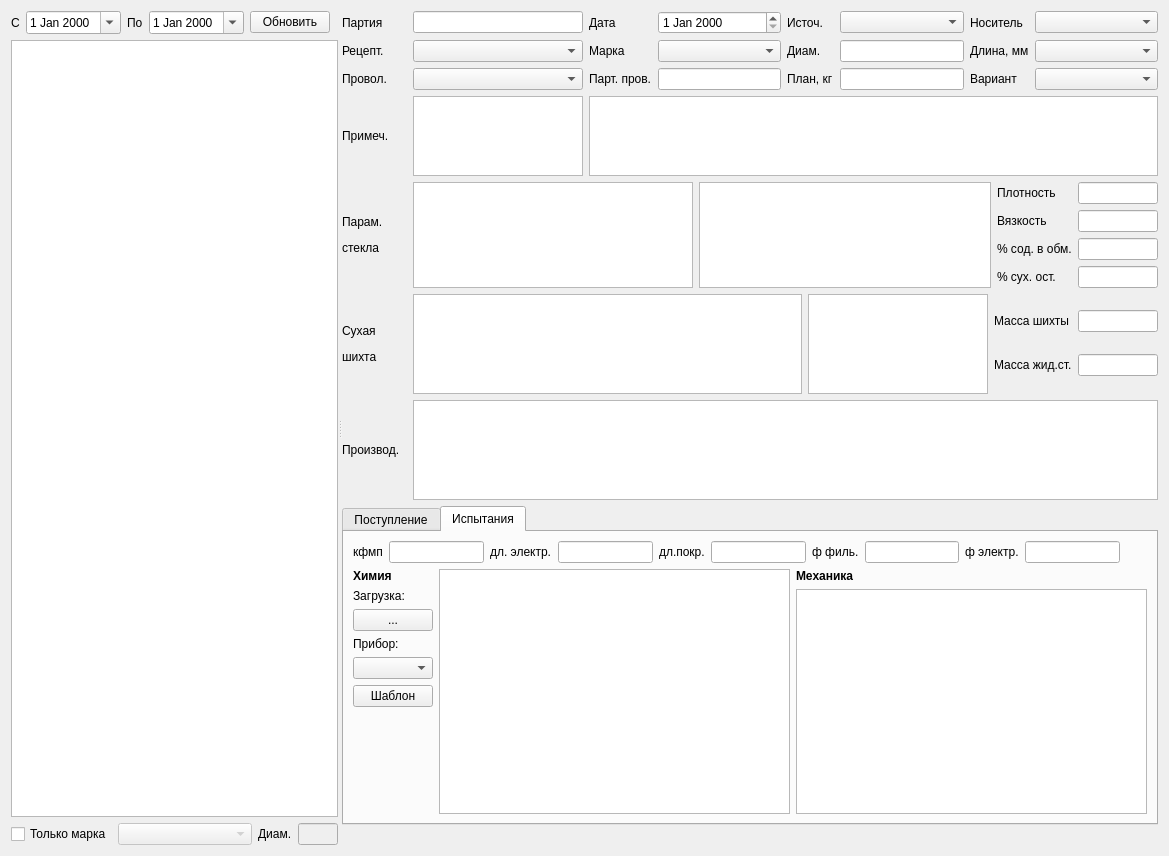
<?xml version="1.0" encoding="UTF-8"?>
<ui version="4.0">
 <class>FormPart</class>
 <widget class="QWidget" name="FormPart">
  <property name="geometry">
   <rect>
    <x>0</x>
    <y>0</y>
    <width>1169</width>
    <height>856</height>
   </rect>
  </property>
  <property name="windowTitle">
   <string>Form</string>
  </property>
  <layout class="QHBoxLayout" name="horizontalLayout_10">
   <item>
    <widget class="QSplitter" name="splitter">
     <property name="orientation">
      <enum>Qt::Orientation::Horizontal</enum>
     </property>
     <widget class="QWidget" name="layoutWidget1">
      <layout class="QVBoxLayout" name="verticalLayout">
       <item>
        <layout class="QHBoxLayout" name="horizontalLayout">
         <item>
          <widget class="QLabel" name="label">
           <property name="text">
            <string>С</string>
           </property>
          </widget>
         </item>
         <item>
          <widget class="QDateEdit" name="dateEditBeg">
           <property name="calendarPopup">
            <bool>true</bool>
           </property>
          </widget>
         </item>
         <item>
          <widget class="QLabel" name="label_2">
           <property name="text">
            <string>По</string>
           </property>
          </widget>
         </item>
         <item>
          <widget class="QDateEdit" name="dateEditEnd">
           <property name="calendarPopup">
            <bool>true</bool>
           </property>
          </widget>
         </item>
         <item>
          <widget class="QPushButton" name="pushButtonUpd">
           <property name="text">
            <string>Обновить</string>
           </property>
          </widget>
         </item>
         <item>
          <spacer name="horizontalSpacer">
           <property name="orientation">
            <enum>Qt::Orientation::Horizontal</enum>
           </property>
           <property name="sizeHint" stdset="0">
            <size>
             <width>40</width>
             <height>20</height>
            </size>
           </property>
          </spacer>
         </item>
        </layout>
       </item>
       <item>
        <widget class="RestTableView" name="tableViewPart"/>
       </item>
       <item>
        <layout class="QHBoxLayout" name="horizontalLayout_2">
         <item>
          <widget class="QCheckBox" name="checkBoxOnly">
           <property name="sizePolicy">
            <sizepolicy hsizetype="Maximum" vsizetype="Fixed">
             <horstretch>0</horstretch>
             <verstretch>0</verstretch>
            </sizepolicy>
           </property>
           <property name="text">
            <string>Только марка</string>
           </property>
          </widget>
         </item>
         <item>
          <widget class="RestComboBox" name="comboBoxOnly">
           <property name="enabled">
            <bool>false</bool>
           </property>
          </widget>
         </item>
         <item>
          <widget class="QLabel" name="label_3">
           <property name="sizePolicy">
            <sizepolicy hsizetype="Maximum" vsizetype="Preferred">
             <horstretch>0</horstretch>
             <verstretch>0</verstretch>
            </sizepolicy>
           </property>
           <property name="text">
            <string>Диам.</string>
           </property>
          </widget>
         </item>
         <item>
          <widget class="QLineEdit" name="lineEditDiamOnly">
           <property name="enabled">
            <bool>false</bool>
           </property>
           <property name="maximumSize">
            <size>
             <width>40</width>
             <height>16777215</height>
            </size>
           </property>
          </widget>
         </item>
        </layout>
       </item>
      </layout>
     </widget>
     <widget class="QWidget" name="layoutWidget">
      <layout class="QVBoxLayout" name="verticalLayout_2">
       <item>
        <layout class="QGridLayout" name="gridLayout">
         <item row="0" column="7">
          <widget class="RestComboBox" name="comboBoxPack">
           <property name="sizePolicy">
            <sizepolicy hsizetype="Expanding" vsizetype="Fixed">
             <horstretch>0</horstretch>
             <verstretch>0</verstretch>
            </sizepolicy>
           </property>
          </widget>
         </item>
         <item row="1" column="1">
          <widget class="RestComboBox" name="comboBoxRcp"/>
         </item>
         <item row="2" column="7">
          <widget class="RestComboBox" name="comboBoxVar">
           <property name="sizePolicy">
            <sizepolicy hsizetype="Expanding" vsizetype="Fixed">
             <horstretch>0</horstretch>
             <verstretch>0</verstretch>
            </sizepolicy>
           </property>
          </widget>
         </item>
         <item row="3" column="1">
          <widget class="QPlainTextEdit" name="plainTextEditNote">
           <property name="sizePolicy">
            <sizepolicy hsizetype="Maximum" vsizetype="Expanding">
             <horstretch>0</horstretch>
             <verstretch>0</verstretch>
            </sizepolicy>
           </property>
           <property name="maximumSize">
            <size>
             <width>170</width>
             <height>80</height>
            </size>
           </property>
          </widget>
         </item>
         <item row="0" column="5">
          <widget class="RestComboBox" name="comboBoxSrc"/>
         </item>
         <item row="1" column="7">
          <widget class="RestComboBox" name="comboBoxLen">
           <property name="sizePolicy">
            <sizepolicy hsizetype="Expanding" vsizetype="Fixed">
             <horstretch>0</horstretch>
             <verstretch>0</verstretch>
            </sizepolicy>
           </property>
          </widget>
         </item>
         <item row="2" column="6">
          <widget class="QLabel" name="label_15">
           <property name="text">
            <string>Вариант</string>
           </property>
          </widget>
         </item>
         <item row="1" column="4">
          <widget class="QLabel" name="label_11">
           <property name="text">
            <string>Диам.</string>
           </property>
          </widget>
         </item>
         <item row="3" column="0">
          <widget class="QLabel" name="label_16">
           <property name="minimumSize">
            <size>
             <width>65</width>
             <height>0</height>
            </size>
           </property>
           <property name="maximumSize">
            <size>
             <width>65</width>
             <height>16777215</height>
            </size>
           </property>
           <property name="text">
            <string>Примеч.</string>
           </property>
          </widget>
         </item>
         <item row="0" column="2">
          <widget class="QLabel" name="label_7">
           <property name="text">
            <string>Дата</string>
           </property>
          </widget>
         </item>
         <item row="1" column="3">
          <widget class="RestComboBox" name="comboBoxMark"/>
         </item>
         <item row="0" column="3">
          <widget class="RestDateEdit" name="dateEditPart"/>
         </item>
         <item row="0" column="6">
          <widget class="QLabel" name="label_13">
           <property name="text">
            <string>Носитель</string>
           </property>
          </widget>
         </item>
         <item row="2" column="1">
          <widget class="RestComboBox" name="comboBoxWire"/>
         </item>
         <item row="1" column="6">
          <widget class="QLabel" name="label_14">
           <property name="text">
            <string>Длина, мм</string>
           </property>
          </widget>
         </item>
         <item row="2" column="3">
          <widget class="QLineEdit" name="lineEditpartWire"/>
         </item>
         <item row="0" column="1">
          <widget class="QLineEdit" name="lineEditPart"/>
         </item>
         <item row="1" column="0">
          <widget class="QLabel" name="label_5">
           <property name="minimumSize">
            <size>
             <width>65</width>
             <height>0</height>
            </size>
           </property>
           <property name="maximumSize">
            <size>
             <width>65</width>
             <height>16777215</height>
            </size>
           </property>
           <property name="text">
            <string>Рецепт.</string>
           </property>
          </widget>
         </item>
         <item row="2" column="0">
          <widget class="QLabel" name="label_6">
           <property name="minimumSize">
            <size>
             <width>65</width>
             <height>0</height>
            </size>
           </property>
           <property name="maximumSize">
            <size>
             <width>65</width>
             <height>16777215</height>
            </size>
           </property>
           <property name="text">
            <string>Провол.</string>
           </property>
          </widget>
         </item>
         <item row="1" column="5">
          <widget class="QLineEdit" name="lineEditDiam"/>
         </item>
         <item row="2" column="2">
          <widget class="QLabel" name="label_9">
           <property name="text">
            <string>Парт. пров.</string>
           </property>
          </widget>
         </item>
         <item row="0" column="0">
          <widget class="QLabel" name="label_4">
           <property name="minimumSize">
            <size>
             <width>65</width>
             <height>0</height>
            </size>
           </property>
           <property name="maximumSize">
            <size>
             <width>65</width>
             <height>16777215</height>
            </size>
           </property>
           <property name="text">
            <string>Партия</string>
           </property>
          </widget>
         </item>
         <item row="0" column="4">
          <widget class="QLabel" name="label_10">
           <property name="text">
            <string>Источ.</string>
           </property>
          </widget>
         </item>
         <item row="1" column="2">
          <widget class="QLabel" name="label_8">
           <property name="text">
            <string>Марка</string>
           </property>
          </widget>
         </item>
         <item row="2" column="4">
          <widget class="QLabel" name="label_12">
           <property name="text">
            <string>План, кг</string>
           </property>
          </widget>
         </item>
         <item row="2" column="5">
          <widget class="QLineEdit" name="lineEditPlan"/>
         </item>
         <item row="3" column="2" colspan="6">
          <widget class="RestTableView" name="tableViewGlass">
           <property name="sizePolicy">
            <sizepolicy hsizetype="Expanding" vsizetype="Maximum">
             <horstretch>0</horstretch>
             <verstretch>0</verstretch>
            </sizepolicy>
           </property>
           <property name="maximumSize">
            <size>
             <width>16777215</width>
             <height>80</height>
            </size>
           </property>
          </widget>
         </item>
        </layout>
       </item>
       <item>
        <layout class="QHBoxLayout" name="horizontalLayout_3">
         <item>
          <widget class="QLabel" name="label_17">
           <property name="minimumSize">
            <size>
             <width>65</width>
             <height>0</height>
            </size>
           </property>
           <property name="maximumSize">
            <size>
             <width>65</width>
             <height>16777215</height>
            </size>
           </property>
           <property name="text">
            <string>&lt;html&gt;&lt;head/&gt;&lt;body&gt;&lt;p&gt;Парам.&lt;/p&gt;&lt;p&gt;стекла&lt;/p&gt;&lt;/body&gt;&lt;/html&gt;</string>
           </property>
          </widget>
         </item>
         <item>
          <widget class="RestTableView" name="tableViewGlassData">
           <property name="sizePolicy">
            <sizepolicy hsizetype="Expanding" vsizetype="Maximum">
             <horstretch>0</horstretch>
             <verstretch>0</verstretch>
            </sizepolicy>
           </property>
           <property name="maximumSize">
            <size>
             <width>280</width>
             <height>16777215</height>
            </size>
           </property>
           <attribute name="verticalHeaderVisible">
            <bool>false</bool>
           </attribute>
          </widget>
         </item>
         <item>
          <widget class="RestTableView" name="tableViewGlassPar">
           <property name="sizePolicy">
            <sizepolicy hsizetype="Expanding" vsizetype="Maximum">
             <horstretch>0</horstretch>
             <verstretch>0</verstretch>
            </sizepolicy>
           </property>
           <attribute name="verticalHeaderVisible">
            <bool>false</bool>
           </attribute>
          </widget>
         </item>
         <item>
          <layout class="QGridLayout" name="gridLayout_2">
           <item row="0" column="0">
            <widget class="QLabel" name="label_18">
             <property name="text">
              <string>Плотность</string>
             </property>
            </widget>
           </item>
           <item row="0" column="1">
            <widget class="QLineEdit" name="lineEditPlot">
             <property name="sizePolicy">
              <sizepolicy hsizetype="Maximum" vsizetype="Fixed">
               <horstretch>0</horstretch>
               <verstretch>0</verstretch>
              </sizepolicy>
             </property>
             <property name="maximumSize">
              <size>
               <width>80</width>
               <height>16777215</height>
              </size>
             </property>
            </widget>
           </item>
           <item row="1" column="0">
            <widget class="QLabel" name="label_19">
             <property name="text">
              <string>Вязкость</string>
             </property>
            </widget>
           </item>
           <item row="1" column="1">
            <widget class="QLineEdit" name="lineEditVyaz">
             <property name="sizePolicy">
              <sizepolicy hsizetype="Maximum" vsizetype="Fixed">
               <horstretch>0</horstretch>
               <verstretch>0</verstretch>
              </sizepolicy>
             </property>
             <property name="maximumSize">
              <size>
               <width>80</width>
               <height>16777215</height>
              </size>
             </property>
            </widget>
           </item>
           <item row="2" column="0">
            <widget class="QLabel" name="label_20">
             <property name="text">
              <string>% сод. в обм.</string>
             </property>
            </widget>
           </item>
           <item row="2" column="1">
            <widget class="QLineEdit" name="lineEditObm">
             <property name="sizePolicy">
              <sizepolicy hsizetype="Maximum" vsizetype="Fixed">
               <horstretch>0</horstretch>
               <verstretch>0</verstretch>
              </sizepolicy>
             </property>
             <property name="maximumSize">
              <size>
               <width>80</width>
               <height>16777215</height>
              </size>
             </property>
            </widget>
           </item>
           <item row="3" column="0">
            <widget class="QLabel" name="label_21">
             <property name="text">
              <string>% сух. ост.</string>
             </property>
            </widget>
           </item>
           <item row="3" column="1">
            <widget class="QLineEdit" name="lineEditOst">
             <property name="sizePolicy">
              <sizepolicy hsizetype="Maximum" vsizetype="Fixed">
               <horstretch>0</horstretch>
               <verstretch>0</verstretch>
              </sizepolicy>
             </property>
             <property name="maximumSize">
              <size>
               <width>80</width>
               <height>16777215</height>
              </size>
             </property>
            </widget>
           </item>
          </layout>
         </item>
        </layout>
       </item>
       <item>
        <layout class="QHBoxLayout" name="horizontalLayout_4">
         <item>
          <widget class="QLabel" name="label_22">
           <property name="sizePolicy">
            <sizepolicy hsizetype="Preferred" vsizetype="Maximum">
             <horstretch>0</horstretch>
             <verstretch>0</verstretch>
            </sizepolicy>
           </property>
           <property name="minimumSize">
            <size>
             <width>65</width>
             <height>0</height>
            </size>
           </property>
           <property name="maximumSize">
            <size>
             <width>65</width>
             <height>16777215</height>
            </size>
           </property>
           <property name="text">
            <string>&lt;html&gt;&lt;head/&gt;&lt;body&gt;&lt;p&gt;Сухая&lt;/p&gt;&lt;p&gt;шихта&lt;/p&gt;&lt;/body&gt;&lt;/html&gt;</string>
           </property>
          </widget>
         </item>
         <item>
          <widget class="RestTableView" name="tableViewDoz">
           <property name="sizePolicy">
            <sizepolicy hsizetype="Expanding" vsizetype="Maximum">
             <horstretch>0</horstretch>
             <verstretch>0</verstretch>
            </sizepolicy>
           </property>
           <property name="maximumSize">
            <size>
             <width>16777215</width>
             <height>100</height>
            </size>
           </property>
          </widget>
         </item>
         <item>
          <widget class="RestTableView" name="tableViewDozDef">
           <property name="maximumSize">
            <size>
             <width>180</width>
             <height>100</height>
            </size>
           </property>
          </widget>
         </item>
         <item>
          <layout class="QGridLayout" name="gridLayout_3">
           <item row="0" column="0">
            <widget class="QLabel" name="label_23">
             <property name="sizePolicy">
              <sizepolicy hsizetype="Maximum" vsizetype="Maximum">
               <horstretch>0</horstretch>
               <verstretch>0</verstretch>
              </sizepolicy>
             </property>
             <property name="text">
              <string>Масса шихты</string>
             </property>
            </widget>
           </item>
           <item row="0" column="1">
            <widget class="QLineEdit" name="lineEditMassDry">
             <property name="sizePolicy">
              <sizepolicy hsizetype="Maximum" vsizetype="Fixed">
               <horstretch>0</horstretch>
               <verstretch>0</verstretch>
              </sizepolicy>
             </property>
             <property name="maximumSize">
              <size>
               <width>80</width>
               <height>16777215</height>
              </size>
             </property>
            </widget>
           </item>
           <item row="1" column="0">
            <widget class="QLabel" name="label_24">
             <property name="sizePolicy">
              <sizepolicy hsizetype="Maximum" vsizetype="Maximum">
               <horstretch>0</horstretch>
               <verstretch>0</verstretch>
              </sizepolicy>
             </property>
             <property name="text">
              <string>Масса жид.ст.</string>
             </property>
            </widget>
           </item>
           <item row="1" column="1">
            <widget class="QLineEdit" name="lineEditMassGl">
             <property name="sizePolicy">
              <sizepolicy hsizetype="Maximum" vsizetype="Fixed">
               <horstretch>0</horstretch>
               <verstretch>0</verstretch>
              </sizepolicy>
             </property>
             <property name="maximumSize">
              <size>
               <width>80</width>
               <height>16777215</height>
              </size>
             </property>
            </widget>
           </item>
          </layout>
         </item>
        </layout>
       </item>
       <item>
        <layout class="QHBoxLayout" name="horizontalLayout_5">
         <item>
          <widget class="QLabel" name="label_25">
           <property name="minimumSize">
            <size>
             <width>65</width>
             <height>0</height>
            </size>
           </property>
           <property name="maximumSize">
            <size>
             <width>65</width>
             <height>16777215</height>
            </size>
           </property>
           <property name="text">
            <string>Производ.</string>
           </property>
          </widget>
         </item>
         <item>
          <widget class="RestTableView" name="tableViewPress">
           <property name="sizePolicy">
            <sizepolicy hsizetype="Expanding" vsizetype="Maximum">
             <horstretch>0</horstretch>
             <verstretch>0</verstretch>
            </sizepolicy>
           </property>
           <property name="maximumSize">
            <size>
             <width>16777215</width>
             <height>100</height>
            </size>
           </property>
          </widget>
         </item>
        </layout>
       </item>
       <item>
        <widget class="QTabWidget" name="tabWidget">
         <property name="sizePolicy">
          <sizepolicy hsizetype="Expanding" vsizetype="MinimumExpanding">
           <horstretch>0</horstretch>
           <verstretch>0</verstretch>
          </sizepolicy>
         </property>
         <property name="currentIndex">
          <number>1</number>
         </property>
         <widget class="QWidget" name="tab">
          <attribute name="title">
           <string>Поступление</string>
          </attribute>
          <layout class="QHBoxLayout" name="horizontalLayout_9">
           <item>
            <widget class="QScrollArea" name="scrollArea">
             <property name="widgetResizable">
              <bool>true</bool>
             </property>
             <widget class="QWidget" name="scrollAreaWidgetContents">
              <property name="geometry">
               <rect>
                <x>0</x>
                <y>0</y>
                <width>675</width>
                <height>253</height>
               </rect>
              </property>
              <layout class="QHBoxLayout" name="horizontalLayout_11"/>
             </widget>
            </widget>
           </item>
          </layout>
         </widget>
         <widget class="QWidget" name="tab_2">
          <attribute name="title">
           <string>Испытания</string>
          </attribute>
          <layout class="QVBoxLayout" name="verticalLayout_4">
           <item>
            <layout class="QHBoxLayout" name="horizontalLayout_7">
             <item>
              <widget class="QLabel" name="label_27">
               <property name="text">
                <string>кфмп</string>
               </property>
              </widget>
             </item>
             <item>
              <widget class="QLineEdit" name="lineEditKfmp"/>
             </item>
             <item>
              <widget class="QLabel" name="label_28">
               <property name="text">
                <string>дл. электр.</string>
               </property>
              </widget>
             </item>
             <item>
              <widget class="QLineEdit" name="lineEditDl"/>
             </item>
             <item>
              <widget class="QLabel" name="label_29">
               <property name="text">
                <string>дл.покр.</string>
               </property>
              </widget>
             </item>
             <item>
              <widget class="QLineEdit" name="lineEditPokr"/>
             </item>
             <item>
              <widget class="QLabel" name="label_30">
               <property name="text">
                <string>ф филь.</string>
               </property>
              </widget>
             </item>
             <item>
              <widget class="QLineEdit" name="lineEditFil"/>
             </item>
             <item>
              <widget class="QLabel" name="label_31">
               <property name="text">
                <string>ф электр.</string>
               </property>
              </widget>
             </item>
             <item>
              <widget class="QLineEdit" name="lineEditDel"/>
             </item>
             <item>
              <spacer name="horizontalSpacer_3">
               <property name="orientation">
                <enum>Qt::Orientation::Horizontal</enum>
               </property>
               <property name="sizeHint" stdset="0">
                <size>
                 <width>40</width>
                 <height>20</height>
                </size>
               </property>
              </spacer>
             </item>
            </layout>
           </item>
           <item>
            <layout class="QHBoxLayout" name="horizontalLayout_8">
             <item>
              <layout class="QVBoxLayout" name="verticalLayout_8">
               <property name="sizeConstraint">
                <enum>QLayout::SizeConstraint::SetMinimumSize</enum>
               </property>
               <item>
                <widget class="QLabel" name="label_34">
                 <property name="sizePolicy">
                  <sizepolicy hsizetype="Maximum" vsizetype="Preferred">
                   <horstretch>0</horstretch>
                   <verstretch>0</verstretch>
                  </sizepolicy>
                 </property>
                 <property name="font">
                  <font>
                   <bold>true</bold>
                  </font>
                 </property>
                 <property name="text">
                  <string>Химия</string>
                 </property>
                </widget>
               </item>
               <item>
                <widget class="QLabel" name="label_35">
                 <property name="sizePolicy">
                  <sizepolicy hsizetype="Maximum" vsizetype="Preferred">
                   <horstretch>0</horstretch>
                   <verstretch>0</verstretch>
                  </sizepolicy>
                 </property>
                 <property name="text">
                  <string>Загрузка:</string>
                 </property>
                </widget>
               </item>
               <item>
                <widget class="QPushButton" name="pushButtonChem">
                 <property name="sizePolicy">
                  <sizepolicy hsizetype="Maximum" vsizetype="Fixed">
                   <horstretch>0</horstretch>
                   <verstretch>0</verstretch>
                  </sizepolicy>
                 </property>
                 <property name="maximumSize">
                  <size>
                   <width>100</width>
                   <height>16777215</height>
                  </size>
                 </property>
                 <property name="text">
                  <string>...</string>
                 </property>
                </widget>
               </item>
               <item>
                <widget class="QLabel" name="label_36">
                 <property name="sizePolicy">
                  <sizepolicy hsizetype="Maximum" vsizetype="Preferred">
                   <horstretch>0</horstretch>
                   <verstretch>0</verstretch>
                  </sizepolicy>
                 </property>
                 <property name="text">
                  <string>Прибор:</string>
                 </property>
                </widget>
               </item>
               <item>
                <widget class="RestComboBox" name="comboBoxChemDev">
                 <property name="sizePolicy">
                  <sizepolicy hsizetype="Maximum" vsizetype="Fixed">
                   <horstretch>0</horstretch>
                   <verstretch>0</verstretch>
                  </sizepolicy>
                 </property>
                 <property name="maximumSize">
                  <size>
                   <width>100</width>
                   <height>16777215</height>
                  </size>
                 </property>
                </widget>
               </item>
               <item>
                <widget class="QPushButton" name="pushButtonSamp">
                 <property name="sizePolicy">
                  <sizepolicy hsizetype="Maximum" vsizetype="Fixed">
                   <horstretch>0</horstretch>
                   <verstretch>0</verstretch>
                  </sizepolicy>
                 </property>
                 <property name="maximumSize">
                  <size>
                   <width>100</width>
                   <height>16777215</height>
                  </size>
                 </property>
                 <property name="text">
                  <string>Шаблон</string>
                 </property>
                </widget>
               </item>
               <item>
                <spacer name="verticalSpacer">
                 <property name="orientation">
                  <enum>Qt::Orientation::Vertical</enum>
                 </property>
                 <property name="sizeType">
                  <enum>QSizePolicy::Policy::Expanding</enum>
                 </property>
                 <property name="sizeHint" stdset="0">
                  <size>
                   <width>20</width>
                   <height>40</height>
                  </size>
                 </property>
                </spacer>
               </item>
              </layout>
             </item>
             <item>
              <widget class="RestTableView" name="tableViewChem"/>
             </item>
             <item>
              <layout class="QVBoxLayout" name="verticalLayout_9">
               <item>
                <widget class="QLabel" name="label_37">
                 <property name="font">
                  <font>
                   <bold>true</bold>
                  </font>
                 </property>
                 <property name="text">
                  <string>Механика</string>
                 </property>
                </widget>
               </item>
               <item>
                <widget class="RestTableView" name="tableViewMech"/>
               </item>
              </layout>
             </item>
            </layout>
           </item>
          </layout>
         </widget>
        </widget>
       </item>
       <item>
        <layout class="QHBoxLayout" name="horizontalLayoutMapper">
         <item>
          <spacer name="horizontalSpacer_2">
           <property name="orientation">
            <enum>Qt::Orientation::Horizontal</enum>
           </property>
           <property name="sizeHint" stdset="0">
            <size>
             <width>40</width>
             <height>20</height>
            </size>
           </property>
          </spacer>
         </item>
        </layout>
       </item>
      </layout>
     </widget>
    </widget>
   </item>
  </layout>
 </widget>
 <customwidgets>
  <customwidget>
   <class>RestTableView</class>
   <extends>QTableView</extends>
   <header>rest/resttableview.h</header>
  </customwidget>
  <customwidget>
   <class>RestComboBox</class>
   <extends>QComboBox</extends>
   <header>rest/restcombobox.h</header>
  </customwidget>
  <customwidget>
   <class>RestDateEdit</class>
   <extends>QDateEdit</extends>
   <header>rest/restdateedit.h</header>
  </customwidget>
 </customwidgets>
 <tabstops>
  <tabstop>lineEditPart</tabstop>
  <tabstop>dateEditPart</tabstop>
  <tabstop>comboBoxSrc</tabstop>
  <tabstop>comboBoxRcp</tabstop>
  <tabstop>comboBoxMark</tabstop>
  <tabstop>lineEditDiam</tabstop>
  <tabstop>comboBoxWire</tabstop>
  <tabstop>lineEditpartWire</tabstop>
  <tabstop>lineEditPlan</tabstop>
  <tabstop>comboBoxPack</tabstop>
  <tabstop>comboBoxLen</tabstop>
  <tabstop>comboBoxVar</tabstop>
  <tabstop>plainTextEditNote</tabstop>
  <tabstop>lineEditPlot</tabstop>
  <tabstop>lineEditVyaz</tabstop>
  <tabstop>lineEditObm</tabstop>
  <tabstop>lineEditOst</tabstop>
  <tabstop>lineEditMassDry</tabstop>
  <tabstop>lineEditMassGl</tabstop>
  <tabstop>lineEditKfmp</tabstop>
  <tabstop>lineEditDl</tabstop>
  <tabstop>lineEditPokr</tabstop>
  <tabstop>lineEditFil</tabstop>
  <tabstop>lineEditDel</tabstop>
  <tabstop>tableViewGlass</tabstop>
  <tabstop>tableViewGlassData</tabstop>
  <tabstop>tableViewGlassPar</tabstop>
  <tabstop>tableViewDoz</tabstop>
  <tabstop>tableViewPress</tabstop>
  <tabstop>tableViewChem</tabstop>
  <tabstop>tableViewMech</tabstop>
  <tabstop>tabWidget</tabstop>
  <tabstop>pushButtonChem</tabstop>
  <tabstop>comboBoxChemDev</tabstop>
  <tabstop>pushButtonSamp</tabstop>
  <tabstop>dateEditEnd</tabstop>
  <tabstop>pushButtonUpd</tabstop>
  <tabstop>comboBoxOnly</tabstop>
  <tabstop>tableViewPart</tabstop>
  <tabstop>dateEditBeg</tabstop>
  <tabstop>scrollArea</tabstop>
  <tabstop>checkBoxOnly</tabstop>
 </tabstops>
 <resources/>
 <connections/>
</ui>
